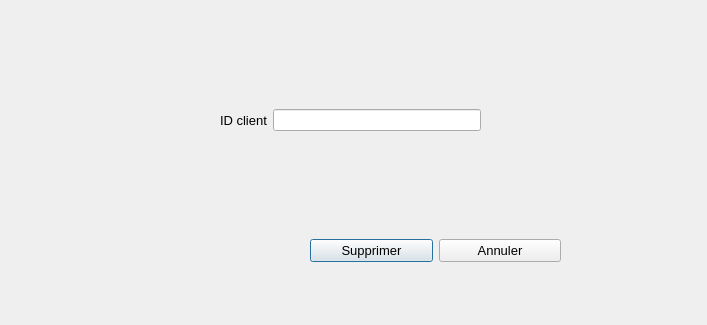
<?xml version="1.0" encoding="UTF-8"?>
<ui version="4.0">
 <class>supprimerc</class>
 <widget class="QDialog" name="supprimerc">
  <property name="geometry">
   <rect>
    <x>0</x>
    <y>0</y>
    <width>707</width>
    <height>325</height>
   </rect>
  </property>
  <property name="windowTitle">
   <string>Dialog</string>
  </property>
  <widget class="QWidget" name="layoutWidget">
   <property name="geometry">
    <rect>
     <x>310</x>
     <y>230</y>
     <width>251</width>
     <height>41</height>
    </rect>
   </property>
   <layout class="QHBoxLayout" name="horizontalLayout">
    <item>
     <widget class="QPushButton" name="pushButton">
      <property name="font">
       <font>
        <pointsize>10</pointsize>
       </font>
      </property>
      <property name="text">
       <string>Supprimer</string>
      </property>
     </widget>
    </item>
    <item>
     <widget class="QPushButton" name="pushButton_2">
      <property name="font">
       <font>
        <pointsize>10</pointsize>
       </font>
      </property>
      <property name="text">
       <string>Annuler</string>
      </property>
     </widget>
    </item>
   </layout>
  </widget>
  <widget class="QWidget" name="layoutWidget">
   <property name="geometry">
    <rect>
     <x>220</x>
     <y>100</y>
     <width>261</width>
     <height>41</height>
    </rect>
   </property>
   <layout class="QHBoxLayout" name="horizontalLayout_2">
    <item>
     <widget class="QLabel" name="label">
      <property name="font">
       <font>
        <pointsize>10</pointsize>
       </font>
      </property>
      <property name="text">
       <string>ID client</string>
      </property>
     </widget>
    </item>
    <item>
     <widget class="QLineEdit" name="lineEdit_suppc"/>
    </item>
   </layout>
  </widget>
  <widget class="QLabel" name="label_2">
   <property name="geometry">
    <rect>
     <x>44</x>
     <y>85</y>
     <width>151</width>
     <height>181</height>
    </rect>
   </property>
   <property name="styleSheet">
    <string notr="true">image: url(:/supp3.png);</string>
   </property>
   <property name="text">
    <string/>
   </property>
  </widget>
 </widget>
 <resources/>
 <connections/>
</ui>
